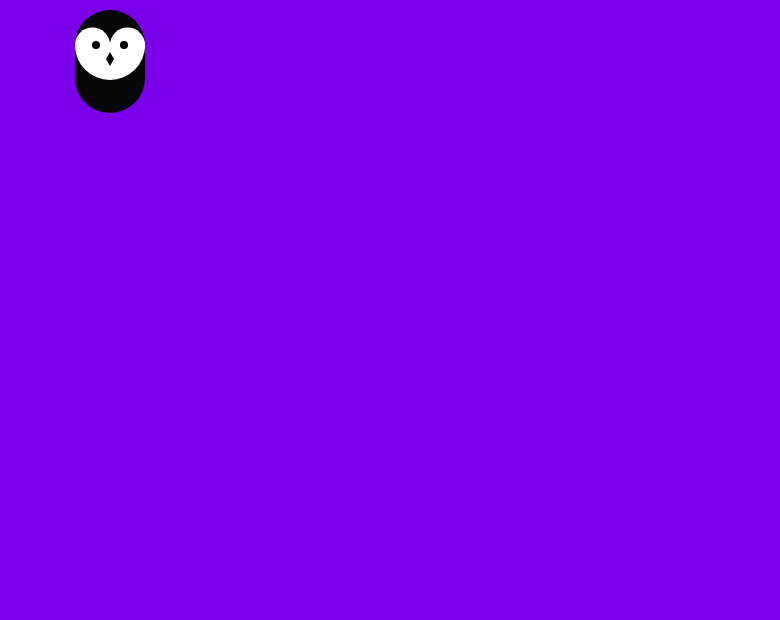
Frame 1 (no input)
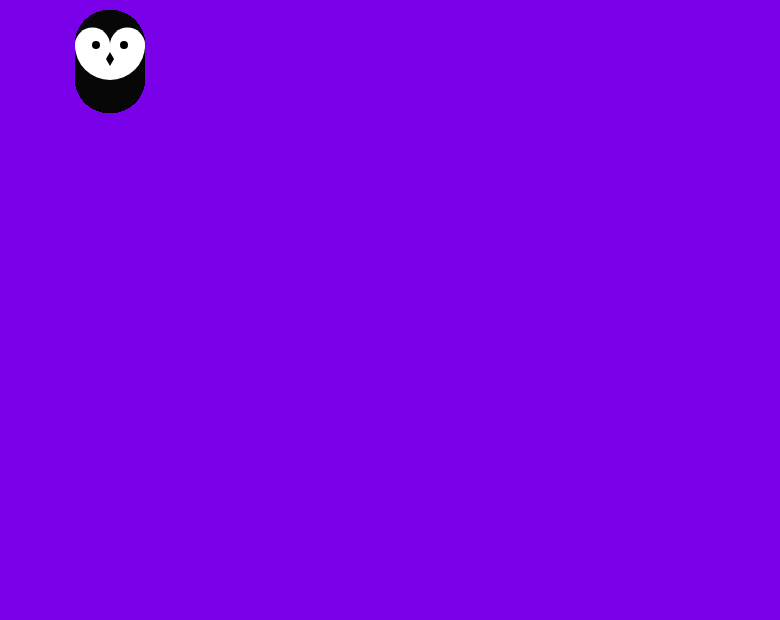
Frame 60 (no input)
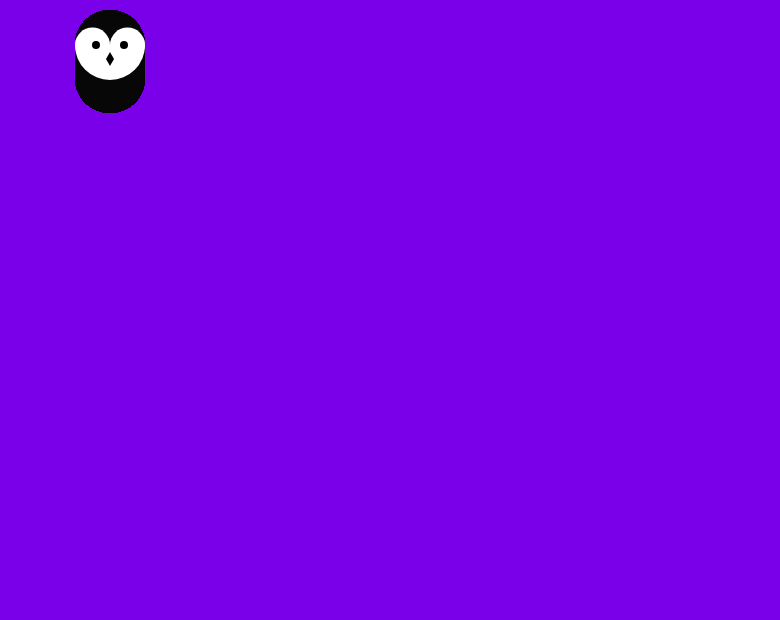
Frame 120 (the mouse pressed at the canvas centre since frame 60)

The p5.js sketch that drew these frames (run headless with seeded random() and noise() and a simulated clock; from frame 60 on, the mouse is pressed at the canvas centre):

// p5.js sketch
// ── sketch.js

function setup() {
  createCanvas(780, 620);
  background(121, 0, 233);
  
}

function draw() {
 push();
  translate(110, 110);//Owl placement X and Y
  //scale(0.25); //keep this around and uncomment in Step 3!
  stroke(7);//owl body color
  strokeWeight(70);
  line(0, -32, 0, -65); // Body
  noStroke();
  fill(255);//owl face color
  ellipse(-17.5, -65, 35, 35);  // Left eye dome
  ellipse(17.5, -65, 35, 35);   // Right eye dome
  arc(0, -65, 70, 70, 0, PI);   // Chin
  fill(0);
  ellipse(-14, -65, 8, 8);  // Left eye
  ellipse(14, -65, 8, 8);   // Right eye
  quad(0, -58, 4, -51, 0, -44, -4, -51); // Bea
  pop();
  
}

  



  
